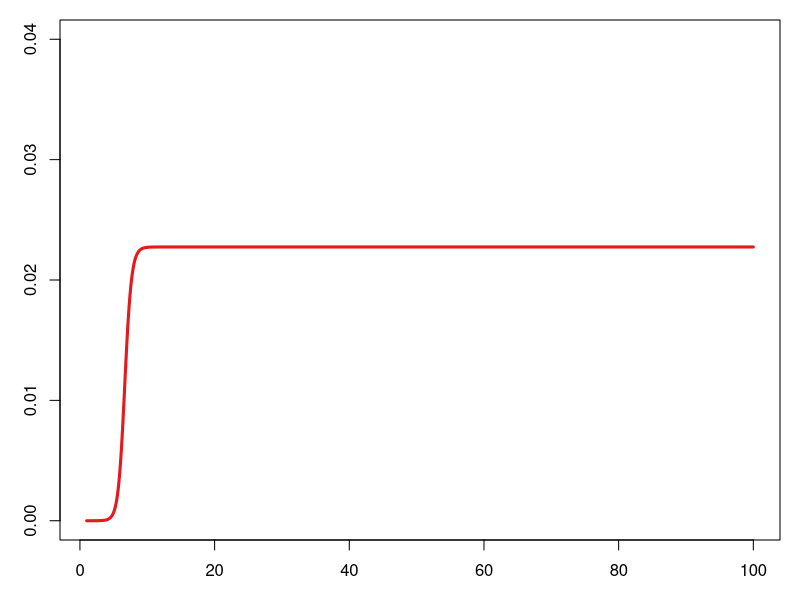

Write the R code that produced this figure. (Note: this script raises an error after producing the figure.)

##
## EPI 554 Lab 6
##

N <- 20000000
prop.high <- 0.02
prop.low <- 0.98

S.high <- N*prop.high
S.low <- N*prop.low

I.high <- 1
I.low <- 0

N.high <- S.high+I.high
N.low <- S.low+I.low

c.mean <- 2
c.low <- 1.4

c.high <- (c.mean*N - c.low*N.low)/N.high

g.h <- function(c.high, N.high, c.low, N.low) {
  (c.high*N.high)/(c.high*N.high + c.low*N.low)
}
g.h(c.high, N.high, c.low, N.low)

g.hl <- function(g.hh, c.h, N.h, c.l, N.l) {
  (1-g.hh)*(c.high*N.high)/(c.low*N.low)
}
g.ll <- function(g.hh, c.high, N.high, c.low, N.low) {
  1-(1-g.hh)*(c.high*N.high)/(c.low*N.low)
}
g.lh <- function(g.hh) {
  1-g.hh
}
Q <- function(g.hh, c.high, N.high, c.low, N.low) {
  (g.hh + g.ll(g.hh, c.high, N.high, c.low, N.low)-1)
}

Q(g.hh=1, c.high, N.high, c.low, N.low)
Q(g.hh=0, c.high, N.high, c.low, N.low)
Q(g.hh=0.314, c.high, N.high, c.low, N.low)



#########

N.tot <- 20000000
prop.high <- 0.02
prop.low <- 0.98

library(deSolve)

Qmod <- function(t, t0, parms) {
  with(as.list(c(t0, parms)), {

    ## Dynamic Calculations ##

    # Popsize
    N.high <- S.high + I.high
    N.low <- S.low + I.low
    N <- N.high + N.low
    prev <- (I.high+I.low)/N

    # Contact rates
    c.high <- (c.mean*N - c.low*N.low)/N.high

    # mixing matrix calculations based on Q
    g.hh <- ((c.high*N.high) + (Q*c.low*N.low)) / ((c.high*N.high) + (c.low*N.low))
    g.lh <- 1 - g.hh
    g.hl <- (1 - g.hh) * ((c.high*N.high) / (c.low*N.low))
    g.ll <- 1 - g.hl

    # prob that p is infected
    p.high <- (g.hh*I.high/N.high)+(g.lh*I.low/N.low)
    p.low <- (g.ll*I.low/N.low)+(g.hl*I.high/N.high)

    # lambda
    lambda.high <- rho * c.high * p.high
    lambda.low <- rho * c.low * p.low


    ## Differential Equations ##
    dS.high <- -lambda.high*S.high + nu*I.high
    dI.high <- lambda.high*S.high - nu*I.high

    dS.low <- -lambda.low*S.low + nu*I.low
    dI.low <- lambda.low*S.low - nu*I.low


    ## Output ##
    list(c(dS.high, dI.high,
           dS.low, dI.low),
           N = N,
           prev = prev)

  })
}

params <- list(
  c.mean = 2,
  c.low = 1.4,
  rho = 0.75,
  nu = 6,
  Q = 0
)

t0 <- c(
  S.high = N.tot*prop.high - 1,
  I.high = 1,
  S.low = N.tot*prop.low - 1,
  I.low = 1
)
dt <- seq(1, 100, 0.02)


df1 <- data.frame(ode(y=t0, times=dt, func=Qmod, parms=params, method='rk4'))

head(df1)

library(RColorBrewer)
pal <- brewer.pal(5, 'Set1')

par(mar=c(3,3,1,1))
plot(df1$time, df1$prev, type='l', ylim=c(0,0.04), col=pal[1], lwd=3)
lines(df2$time, df2$prev, col=pal[2], lwd=3)
lines(df3$time, df3$prev, col=pal[3], lwd=3)
lines(df4$time, df4$prev, col=pal[4], lwd=3)
lines(df5$time, df5$prev, col=pal[5], lwd=3)
legend('topright', legend=paste('Q =', Qseq), lty=1, lwd=3, col=pal, cex=0.75)
